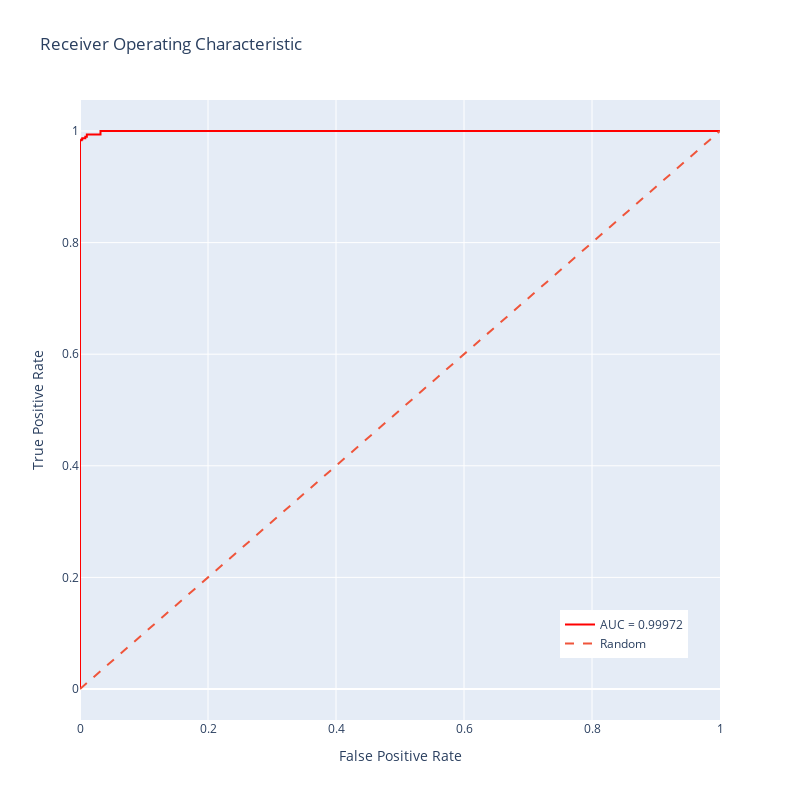

Here is the notebook cell this chart was saved with:
### Code cell
plot_roc_curve(false_positive_rate_lr, true_positive_rate_lr, roc_auc_lr)

### Figure 1 — Plotly figure (JSON) as saved in the notebook; plotly's stock layout.template omitted (floating-point values rounded to 4 significant figures; data arrays with more than 128 entries replaced by an {"elided": "..."} marker saying what was removed)
{"data": [{"line": {"color": "red"}, "mode": "lines", "name": "AUC = 0.99972", "type": "scatter", "x": {"elided": "200 float values"}, "y": {"elided": "200 float values"}}, {"line": {"dash": "dash"}, "mode": "lines", "name": "Random", "type": "scatter", "x": [0, 1], "y": [0, 1]}], "layout": {"height": 800, "legend": {"x": 0.75, "y": 0.1}, "title": {"text": "Receiver Operating Characteristic"}, "width": 800, "xaxis": {"title": {"text": "False Positive Rate"}}, "yaxis": {"title": {"text": "True Positive Rate"}}}}
